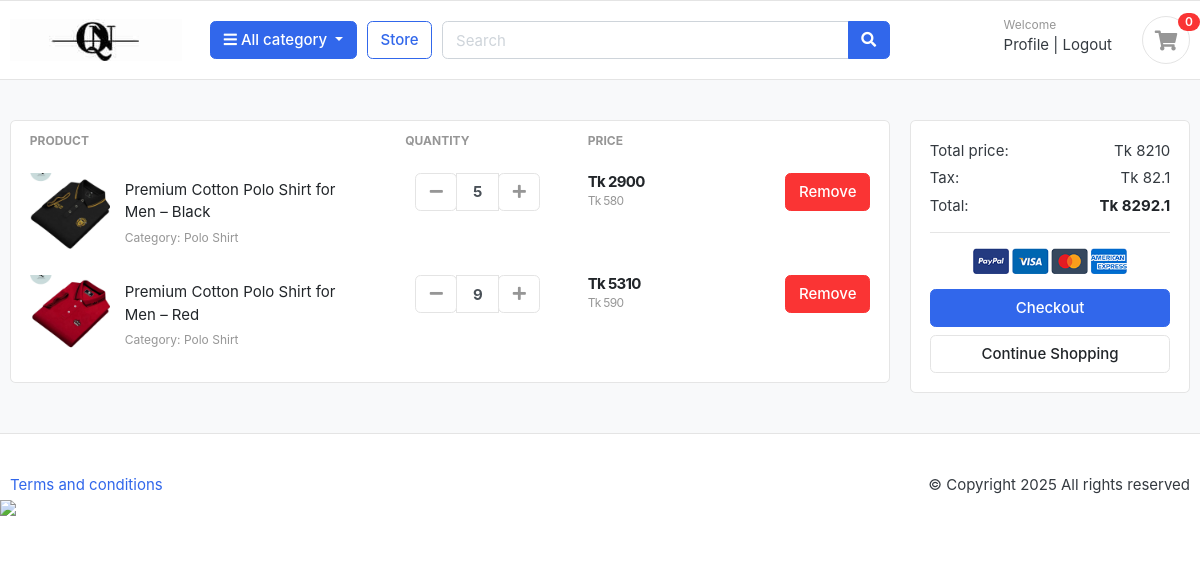
The app's page /cart/ (signed in) with its own data.
### cart/models.py (models this page shows, shortened)
class CartItem(models.Model):
    user = models.ForeignKey(User, on_delete=models.CASCADE, null=True)
    product = models.ForeignKey(Product, on_delete=models.CASCADE)
    cart = models.ForeignKey(Cart, on_delete=models.CASCADE)
    quantity = models.IntegerField()
    is_active = models.BooleanField(default=True)
    def sub_total(self):
        return self.product.price * self.quantity

### store/models.py (models this page shows, shortened)
class Product(models.Model):
    product_name = models.CharField(max_length=100, unique=True)
    slug = models.SlugField(max_length=100, unique=True)
    description = models.TextField(max_length=1000, blank=True)
    price = models.IntegerField()
    image = models.ImageField(upload_to='photos/products')
    stock = models.IntegerField()
    is_available = models.BooleanField(default=True)
    category = models.ForeignKey(Category, on_delete=models.CASCADE)
    created_date = models.DateTimeField(auto_now_add=True)
    modified_date = models.DateTimeField(auto_now=True)

### category/models.py (models this page shows, shortened)
class Category(models.Model):
    category_name = models.CharField(max_length=50, unique=True)
    slug = models.SlugField(max_length=100, unique=True)
    description = models.TextField(max_length=255, blank=True)
    cat_image = models.ImageField(upload_to='photos/categories', blank=True)

### cart/views.py (the view, shortened to what this page needs)
# urls.py: path('', views.cart, name='cart'),
def cart(request):
    cart_items = None
    tax = 0
    total = 0
    grand_total = 0
    if request.user.is_authenticated:
        cart_items = CartItem.objects.filter(user=request.user, is_active=True)
        for item in cart_items:
            total += item.product.price * item.quantity
    tax = (total * 1) / 100
    grand_total = total + tax
    return render(request, 'cart/cart.html', {'cart_items': cart_items, 'tax': tax, 'total': total, 'grand_total': grand_total})

### cart/templates/cart/cart.html (shortened to what this page needs)
{% extends "base.html" %}
{% block content %}
<section class="section-content padding-y bg">
  <div class="container">
    <div class="row">
      <aside class="col-lg-9">
        <div class="card">
          <table class="table table-borderless table-shopping-cart">
            <thead class="text-muted">
              <tr class="small text-uppercase">
                <th scope="col">Product</th>
                <th scope="col" width="120">Quantity</th>
                <th scope="col" width="120">Price</th>
                <th scope="col" class="text-right" width="200"></th>
              </tr>
            </thead>
            <tbody>
              {% for item in cart_items %}
                <tr>
                <td>
                  <figure class="itemside align-items-center">
                    <div class="aside">
                      <img src="{{item.product.image.url}}" class="img-sm" />
                    </div>
                    <figcaption class="info">
                      <a href="#" class="title text-dark"
                        >{{item.product.product_name}}</a
                      >
                      <p class="text-muted small">
                        Category: {{item.product.category.category_name}}
                      </p>
                    </figcaption>
                  </figure>
                </td>
                <td>
                  <div class="col">
                    <div class="input-group input-spinner">
                      <div class="input-group-prepend">
                        <form action="{% url 'remove_from_cart' item.product.id %}">
                            <button
                            class="btn btn-light"
                            type="submit"
                            id="button-minus"
                          >
                            <i class="fa fa-minus"></i>
                          </button>
                        </form>
                      </div>
                      <input type="text" class="form-control" value="{{item.quantity}}" />
                      <div class="input-group-append">
                        <form action="{% url 'add_to_cart' item.product.id %}" method="POST">
                         <button
                          class="btn btn-light"
                          type="submit"
                          id="button-plus"
                          >
                          <i class="fa fa-plus"></i>
                          </button>
                        </form>
                      </div>
                    </div>
                  </div>
                </td>
                <td>
                  <div class="price-wrap">
                    <var class="price">Tk {{item.sub_total}}</var>
                    <small class="text-muted">Tk {{item.product.price}} </small>
                  </div>
                </td>
                <td class="text-right">
                  <a href="{% url 'remove_cart' item.product.id %}" class="btn btn-danger"> Remove</a>
                </td>
              </tr>
              {% endfor %}
            </tbody>
          </table>
        </div>
      </aside>
      <aside class="col-lg-3">
        <div class="card">
          <div class="card-body">
            <dl class="dlist-align">
              <dt>Total price:</dt>
              <dd class="text-right">Tk {{total}}</dd>
            </dl>
            <dl class="dlist-align">
              <dt>Tax:</dt>
              <dd class="text-right">Tk {{tax}}</dd>
            </dl>
            <dl class="dlist-align">
              <dt>Total:</dt>
              <dd class="text-right text-dark b">
                <strong>Tk {{grand_total}}</strong>
              </dd>
            </dl>
            <hr />
            <p class="text-center mb-3">
              <img src="./images/misc/payments.png" height="26" />
            </p>
            <a href="{% url "place_order" %}" class="btn btn-primary btn-block">
              Checkout
            </a>
            <a href="./store.html" class="btn btn-light btn-block"
              >Continue Shopping</a
            >
          </div>
        </div>
      </aside>
    </div>
  </div>
</section>
{% endblock  %}

### static/css/ui.css (style rules this page uses)
html { font-family: "Inter", sans-serif; font-size: 15px; }
.price-wrap { letter-spacing: -0.7px; }
.img-xs, .img-sm, .img-md, .img-lg { -o-object-fit: cover; object-fit: cover; flex-shrink: 0; flex-grow: 0; }
.img-sm { width: 80px; height: 80px; }
.padding-y { padding-top: 40px; padding-bottom: 40px; }
var { font-style: normal; }
figure { margin-bottom: 0; }
.bg { background-color: #f8f9fa; }
.b { font-weight: 600; }
p:last-child { margin-bottom: 0; }
.btn-light { background-color: #fff; border-color: #e4e4e4; }
.btn-light i { color: #969696; }
.itemside { position: relative; display: flex; width: 100%; }
.itemside .aside { position: relative; flex-shrink: 0; }
.itemside .info { padding-left: 15px; padding-right: 7px; }
.itemside p { margin-bottom: 0; }
.itemside .title { display: block; margin-bottom: 5px; color: #212529; }
[class*=dlist-] { margin-bottom: 5px; }
[class*=dlist-] dd { margin-bottom: 0; }
.dlist-align { display: flex; }
.dlist-align dt { width: 150px; word-wrap: break-word; font-weight: normal; }
.dlist-align dd { flex-grow: 1; }
.price { font-weight: 600; color: #212529; }
.input-spinner { width: 125px; flex-wrap: nowrap; display: inline-flex; vertical-align: middle; }
.input-spinner input.form-control { text-align: center; max-width: 46px; font-weight: bold; flex-basis: 46px; border-color: #e4e4e4; flex-grow: 0; }
.input-spinner .btn { width: 42px; text-align: center; padding-left: 0.5rem; padding-right: 0.5rem; }
.table-shopping-cart.table td, .table-shopping-cart.table th { padding-left: 1.25rem; padding-right: 1.25rem; }
.table-shopping-cart .price-wrap { line-height: 1.2; }
.table-shopping-cart .price { font-weight: bold; margin-right: 5px; display: block; }

### records on screen
CartItem: product.image (picture), product.product_name "Premium Cotton Polo Shirt for Men – Black", product.category.category_name "Polo Shirt", quantity "5", sub_total "2900", product.price "580"
CartItem: product.image (picture), product.product_name "Premium Cotton Polo Shirt for Men – Red", product.category.category_name "Polo Shirt", quantity "9", sub_total "5310", product.price "590"

### other values on screen
{{ total }} "8210"
{{ tax }} "82.1"
{{ grand_total }} "8292.1"
